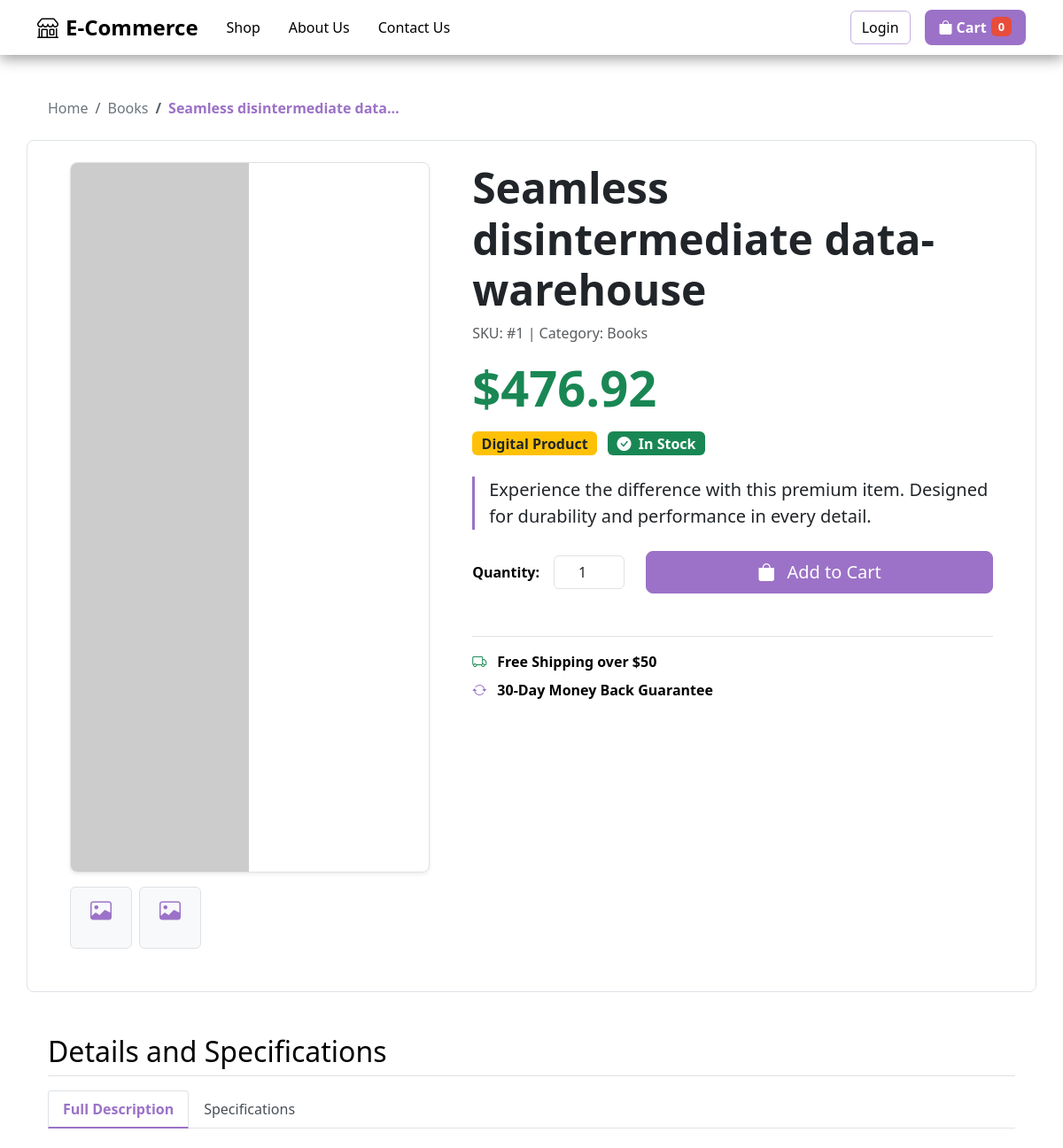
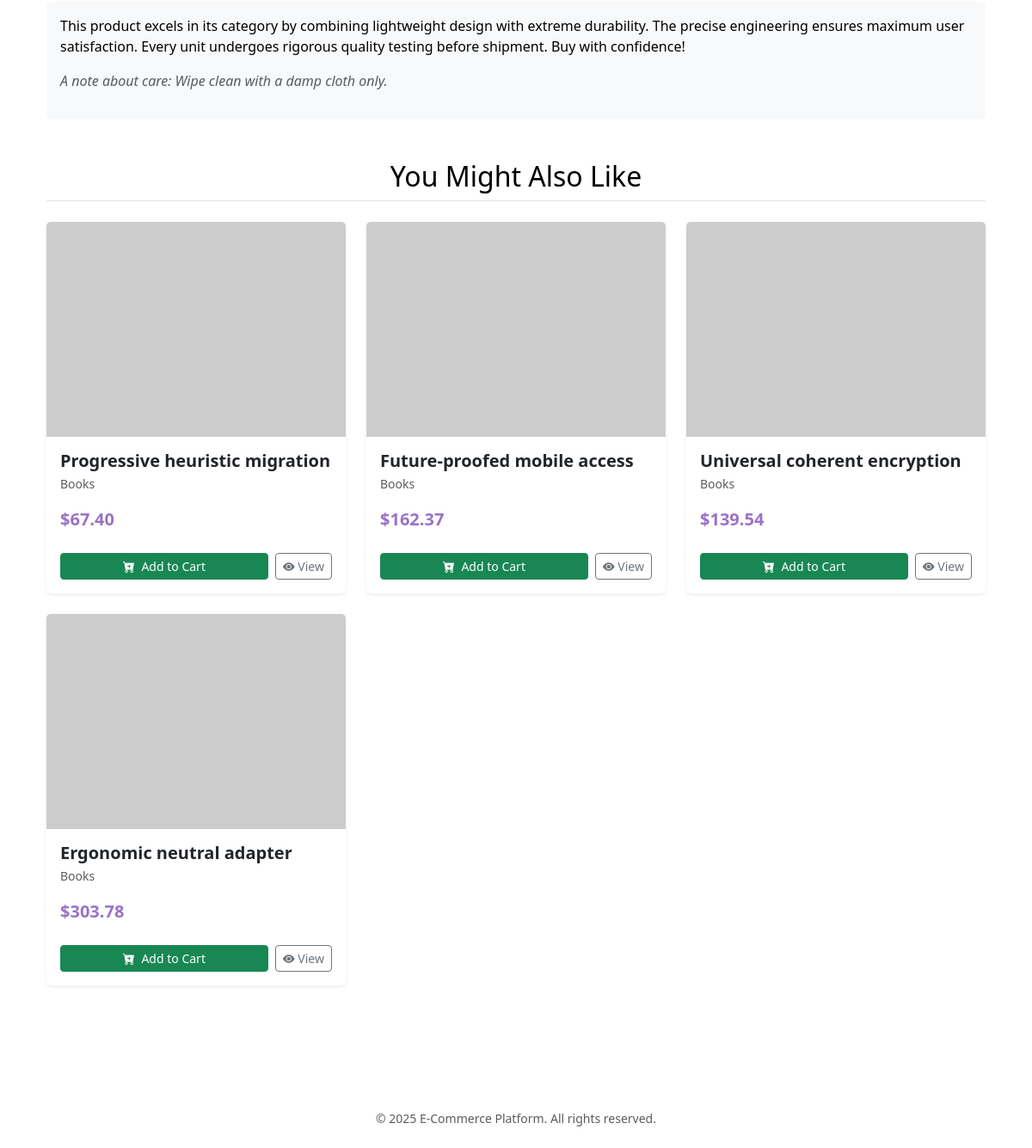
/product/1/, run on the app's committed database (2 pictures, top to bottom).
### store/models.py (models this page shows, shortened)
class Product(models.Model):
    category = models.ForeignKey(Category, on_delete=models.SET_NULL, null=True)
    name = models.CharField(max_length=200)
    price = models.DecimalField(max_digits=7, decimal_places=2)
    image = models.ImageField(upload_to='products/', null=True, blank=True)
    digital = models.BooleanField(default=False, null=True, blank=False)

class Category(models.Model):
    name = models.CharField(max_length=100, unique=True)
    slug = models.SlugField(max_length=100, unique=True, blank=True)
    class Meta:
        verbose_name_plural = 'Categories'

### store/views.py (the view)
# urls.py: path('product/<int:product_id>/', views.product_detail, name='product_detail'),
def product_detail(request, product_id):
    product = get_object_or_404(Product, pk=product_id)
    suggested_products = Product.objects.filter(
        category=product.category
    ).exclude(pk=product_id).order_by('?')[:4]
    context = {
        'product': product,
        'suggested_products': suggested_products
    }
    return render(request, 'store/product_detail.html', context)

### store/templates/store/product_detail.html (shortened to what this page needs)
{% extends 'base.html' %}
{% load static %}
{% block content %}
<div class="container py-5">
    <nav aria-label="breadcrumb" class="mb-4">
        <ol class="breadcrumb">
            <li class="breadcrumb-item"><a href="{% url 'store:home' %}">Home</a></li>
            <li class="breadcrumb-item"><a href="{% url 'store:category_filter' product.category.slug %}">{{ product.category.name }}</a></li>
            <li class="breadcrumb-item active" aria-current="page">{{ product.name|truncatechars:30 }}</li>
        </ol>
    </nav>
    <div class="row gx-5 mb-5 p-4 bg-white rounded-3 border">
        <div class="col-md-5 mb-4">
            <div class="main-image-container overflow-hidden rounded-3 shadow-sm border">
                {% if product.image %}
                <img src="{{ product.image.url }}" class="img-fluid" alt="{{ product.name }}">
                {% else %}
                <img src="https://picsum.photos/seed/{{ product.id|add:"200" }}/800/800"
                     class="img-fluid" alt="{{ product.name }} placeholder">
                {% endif %}
            </div>
            <div class="d-flex mt-3 gap-2">
                <div class="small-image-placeholder border rounded p-2 text-center bg-light" style="width: 70px; height: 70px;">
                    <i class="bi bi-image fs-4 text-primary"></i>
                </div>
                <div class="small-image-placeholder border rounded p-2 text-center bg-light" style="width: 70px; height: 70px;">
                    <i class="bi bi-image fs-4 text-primary"></i>
                </div>
            </div>
        </div>
        <div class="col-md-7">
            <h1 class="display-5 fw-bolder mb-2 text-dark">{{ product.name }}</h1>
            <p class="text-muted mb-3">SKU: #{{ product.id }} | Category: {{ product.category.name }}</p>
            <h2 class="text-success fw-bolder mb-3 display-4">${{ product.price|floatformat:2 }}</h2>
            <div class="mb-4">
                <span class="badge bg-{% if product.digital %}warning{% else %}primary{% endif %} text-dark fs-6 me-2">
                    {% if product.digital %}Digital Product{% else %}Physical Item{% endif %}
                </span>
                <span class="badge bg-success fs-6"><i class="bi bi-check-circle-fill me-1"></i> In Stock</span>
            </div>
            <p class="lead text-dark mb-4 border-start border-3 border-primary ps-3">
                Experience the difference with this premium item. Designed for durability and performance in every detail.
            </p>
            <div class="d-flex align-items-center mb-5">
                <label for="quantity" class="me-3 fw-bold">Quantity:</label>
                <input type="number" id="quantity" value="1" min="1" class="form-control text-center me-4" style="max-width: 80px;">
                <button data-product="{{product.id}}" data-action="add"
                        class="btn btn-primary btn-lg update-cart flex-grow-1 hover-lift">
                    <i class="bi bi-bag-fill me-2"></i> Add to Cart
                </button>
            </div>
            <div class="border-top pt-3">
                <p class="mb-2 fw-semibold"><i class="bi bi-truck text-success me-2"></i> Free Shipping over $50</p>
                <p class="mb-0 fw-semibold"><i class="bi bi-arrow-repeat text-primary me-2"></i> 30-Day Money Back Guarantee</p>
            </div>
        </div>
    </div>
    <h2 class="mt-5 mb-3 border-bottom pb-2">Details and Specifications</h2>
    <ul class="nav nav-tabs mb-4" id="detailTabs" role="tablist">
        <li class="nav-item" role="presentation">
            <button class="nav-link active" id="description-tab" data-bs-toggle="tab" data-bs-target="#description" type="button" role="tab">Full Description</button>
        </li>
        <li class="nav-item" role="presentation">
            <button class="nav-link" id="specs-tab" data-bs-toggle="tab" data-bs-target="#specs" type="button" role="tab">Specifications</button>
        </li>
    </ul>
    <div class="tab-content" id="detailTabsContent">
        <div class="tab-pane fade show active p-3 bg-light rounded" id="description" role="tabpanel">
            <p>This product excels in its category by combining lightweight design with extreme durability. The precise engineering ensures maximum user satisfaction. Every unit undergoes rigorous quality testing before shipment. Buy with confidence!</p>
            <p class="fst-italic text-muted">A note about care: Wipe clean with a damp cloth only.</p>
        </div>
    </div>
    <h2 class="mt-5 mb-4 text-center border-bottom pb-2">You Might Also Like</h2>
    <div class="row">
        {% with products=suggested_products %}
            {% include 'store/partials/product_cards.html' %}
        {% endwith %}
    </div>
</div>
{% endblock %}

### store/templates/base.html (shortened to what this page needs)
{% load static %}
<!DOCTYPE html>
<html>
<head>
    <link href="https://cdn.jsdelivr.net/npm/bootstrap@5.3.3/dist/css/bootstrap.min.css" rel="stylesheet">
    <link rel="stylesheet" href="https://cdn.jsdelivr.net/npm/bootstrap-icons@1.11.3/font/bootstrap-icons.min.css">
</head>
<body>
    <nav class="navbar navbar-expand-lg navbar-pastel sticky-top">
        <div class="container-fluid container-xl">
            <a class="navbar-brand" href="{% url 'store:home' %}">
                <i class="bi bi-shop me-2"></i>E-Commerce
            </a>
            <div class="collapse navbar-collapse" id="navbarNav">
                <ul class="navbar-nav me-auto mb-2 mb-lg-0">
                    <li class="nav-item">
                        <a class="nav-link" href="{% url 'store:home' %}">Shop</a>
                    </li>
                    <li class="nav-item">
                        <a class="nav-link" href="{% url 'store:about' %}">About Us</a>
                    </li>
                    <li class="nav-item">
                        <a class="nav-link" href="{% url 'store:contact' %}">Contact Us</a>
                    </li>
                </ul>
                <div class="d-flex align-items-center">
                    {% if request.user.is_authenticated %}
                        <span class="text-light me-3 small">Hello, {{request.user.username}}</span>
                        <a href="{% url 'store:logout' %}" class="btn btn-outline-pastel me-3">Logout</a>
                    {% else %}
                        <a href="{% url 'store:login' %}" class="btn btn-outline-pastel me-3">Login</a>
                    {% endif %}
                    <a href="{% url 'store:cart' %}" class="btn btn-cart-pastel">
                        <i class="bi bi-bag-fill me-1"></i> Cart
                        <span class="badge" id="cart-count">
                            {{ cart_items_count|default:0 }}
                        </span>
                    </a>
                </div>
            </div>
        </div>
    </nav>
    <main class="container ">
            {% block content %}
            {% endblock content %}
    </main>
    <footer class="text-center py-4 mt-5 text-muted small">
        <div class="container">
            &copy; 2025 E-Commerce Platform. All rights reserved.
        </div>
    </footer>
</body>
</html>

### store/templates/store/partials/product_cards.html (shortened to what this page needs)
{% load static %}
{% for product in products %}
<div class="col-lg-4 col-md-6 mb-4">
    <div class="card shadow-sm h-100 product-card border-0 transition-300">
        <div class="product-image-container overflow-hidden">
            {% if product.image %}
            <img src="{{ product.image.url }}" class="card-img-top zoom-on-hover" alt="{{ product.name }}" style="height: 250px; object-fit: cover;">
            {% else %}
            <img src="https://picsum.photos/seed/{{ product.id|add:"100" }}/300/250"
                 class="card-img-top" alt="{{ product.name }} placeholder" style="height: 250px; object-fit: cover;">
            {% endif %}
        </div>
        <div class="card-body d-flex flex-column">
            <h5 class="card-title text-truncate mb-1 fw-bold">{{ product.name }}</h5>
            <small class="text-muted mb-3">{{ product.category.name }}</small>
            <p class="card-text fw-bolder fs-5 mt-auto text-primary">${{ product.price|floatformat:2 }}</p>
            <div class="d-flex justify-content-between align-items-center mt-2">
                <button data-product="{{product.id}}" data-action="add"
                        class="btn btn-sm btn-success update-cart flex-grow-1 me-2 hover-lift">
                    <i class="bi bi-cart-plus-fill me-1"></i> Add to Cart
                </button>
                <a href="{% url 'store:product_detail' product.id %}" class="btn btn-sm btn-outline-secondary hover-lift">
                    <i class="bi bi-eye-fill"></i> View
                </a>
            </div>
        </div>
    </div>
</div>
{% empty %}
<div class="col-12"><p class="text-muted text-center">No products found.</p></div>
{% endfor %}

### store/templates/base.html (style rules this page uses)
:root { --pastel-purple: #9B72C7; --accent-lavender: #C3B1E1; --off-white: #FFFFFF; --bs-primary: var(--pastel-purple); --bs-primary-rgb: 155, 114, 199; }
body { background-color: var(--soft-lavender); font-family: 'Segoe UI', Tahoma, Geneva, Verdana, sans-serif; color: var(--deep-violet); }
.navbar-pastel { background-color: var(--deep-violet) !important; box-shadow: 0 4px 15px rgba(0, 0, 0, 0.4); }
.navbar-pastel .navbar-brand { color: var(--soft-lavender) !important; font-weight: 700; font-size: 1.5rem; }
.navbar-pastel .nav-link { color: var(--soft-lavender) !important; transition: color 0.3s; padding-left: 1rem !important; padding-right: 1rem !important; }
.btn-outline-pastel { color: var(--soft-lavender); border-color: var(--accent-lavender); transition: all 0.3s; }
.btn-cart-pastel { background-color: var(--pastel-purple); color: var(--off-white); font-weight: bold; border: none; display: flex; align-items: center; padding: 0.5rem 1rem; border-radius: 0.5rem; transition: background-color 0.2s; }
.btn-cart-pastel .badge { background-color: #E74C3C !important; margin-left: 5px; font-size: 0.8rem; padding: 5px 8px; }
.btn-primary { background-color: var(--pastel-purple) !important; border-color: var(--pastel-purple) !important; transition: transform 0.2s, box-shadow 0.2s; }

### store/templates/store/product_detail.html (style rules this page uses)
.breadcrumb-item a { color: var(--bs-secondary); text-decoration: none; transition: color 0.2s; }
.breadcrumb-item.active { color: var(--bs-primary); font-weight: bold; }
.nav-tabs .nav-link { color: #495057; border: 1px solid transparent; border-top-left-radius: 0.25rem; border-top-right-radius: 0.25rem; }
.nav-tabs .nav-link.active { color: var(--bs-primary); border-color: #dee2e6 #dee2e6 #fff; border-bottom: 2px solid var(--bs-primary) !important; font-weight: bold; }
.hover-lift { transition: all 0.2s ease; }

### store/templates/store/partials/product_cards.html (style rules this page uses)
.transition-300 { transition: all 0.3s ease-in-out; }

### data on the page
Product: category.name "Books", name "Seamless disintermediate data…", name "Seamless disintermediate data-warehouse", id "1", price "476.92"
Product: name "Progressive heuristic migration", category.name "Books", price "67.40"
Product: name "Future-proofed mobile access", category.name "Books", price "162.37"
Product: name "Universal coherent encryption", category.name "Books", price "139.54"
Product: name "Ergonomic neutral adapter", category.name "Books", price "303.78"

### other printed values
{{ cart_items_count|default:0 }} "0"
